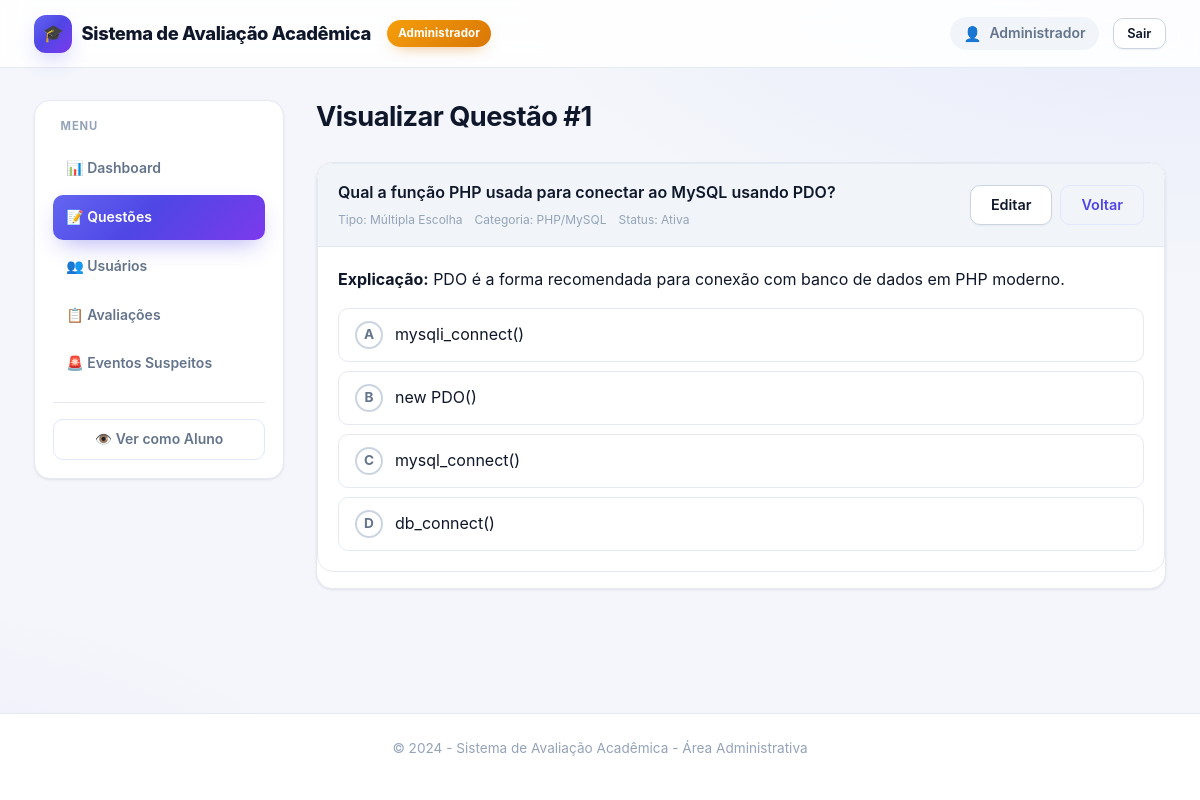
Page /admin/questoes.php?acao=ver&id=1 (signed in) on the committed database.
### tables this page shows
CREATE TABLE IF NOT EXISTS questoes (
    id INT AUTO_INCREMENT PRIMARY KEY,
    enunciado TEXT NOT NULL,
    tipo ENUM('multipla_escolha', 'verdadeiro_falso', 'dissertativa') NOT NULL DEFAULT 'multipla_escolha',
    categoria VARCHAR(100) NOT NULL,
    explicacao TEXT NULL,
    ativa TINYINT(1) NOT NULL DEFAULT 1,
    created_at TIMESTAMP DEFAULT CURRENT_TIMESTAMP,
    updated_at TIMESTAMP DEFAULT CURRENT_TIMESTAMP ON UPDATE CURRENT_TIMESTAMP
);

CREATE TABLE IF NOT EXISTS alternativas (
    id INT AUTO_INCREMENT PRIMARY KEY,
    questao_id INT NOT NULL,
    texto TEXT NOT NULL,
    correta TINYINT(1) NOT NULL DEFAULT 0,
    ordem INT NOT NULL DEFAULT 0,
    created_at TIMESTAMP DEFAULT CURRENT_TIMESTAMP,
    FOREIGN KEY (questao_id) REFERENCES questoes(id) ON DELETE CASCADE
);

### includes/config.php (called while the page is built, shortened)
<?php
function versaoEstatico(string $caminhoRelativo): string
{
    $caminho = __DIR__ . '/../' . ltrim($caminhoRelativo, '/');
    $mtime = is_file($caminho) ? filemtime($caminho) : false;
    return (string)($mtime ?: 1);
}
function e(string $dado): string
{
    return htmlspecialchars($dado, ENT_QUOTES, 'UTF-8');
}

### includes/functions.php (called while the page is built, shortened)
<?php
require_once __DIR__ . '/config.php';
function obterQuestaoComAlternativas(int $questaoId): array|false
{
    try {
        $pdo = getDbConnection();
        $stmt = $pdo->prepare("SELECT * FROM questoes WHERE id = ? AND ativa = 1");
        $stmt->execute([$questaoId]);
        $questao = $stmt->fetch();
        $stmtAlt = $pdo->prepare("SELECT id, texto, ordem FROM alternativas WHERE questao_id = ? ORDER BY ordem");
        $stmtAlt->execute([$questaoId]);
        $questao['alternativas'] = $stmtAlt->fetchAll();
        return $questao;
    } catch (Exception $e) {
        error_log("Erro ao obter questão: " . $e->getMessage());
        return false;
    }
}
function rotuloTipoQuestao(string $tipo): array
{
    $rotulos = [
        'multipla_escolha' => ['Múltipla Escolha', 'badge-info'],
        'verdadeiro_falso' => ['Verdadeiro/Falso', 'badge-warning'],
        'dissertativa' => ['Dissertativa', 'badge-primary'],
    ];
    return $rotulos[$tipo] ?? [$tipo, 'badge-secondary'];
}

### admin/questoes.php (the view, shortened to what this page needs)
<?php
require_once __DIR__ . '/../includes/config.php';
require_once __DIR__ . '/../includes/functions.php';
$acao = $_GET['acao'] ?? 'listar';
$questaoId = (int)($_GET['id'] ?? 0);
$mensagem = '';
$erro = '';
$questaoEditar = null;
if (($acao === 'editar' || $acao === 'ver') && $questaoId > 0) {
    $questaoEditar = obterQuestaoComAlternativas($questaoId);
}
$questoes = [];
?>
<!DOCTYPE html>
<html lang="pt-BR">
<head>
    <link rel="stylesheet" href="/avaliacao web/assets/css/style.css?v=<?= versaoEstatico('assets/css/style.css') ?>">
    <link rel="stylesheet" href="/avaliacao web/assets/css/admin.css?v=<?= versaoEstatico('assets/css/admin.css') ?>">
</head>
<body class="admin-page">
    <header class="admin-header">
        <div class="container header-content">
            <h1><?= e(APP_NAME) ?></h1>
            <span class="badge admin-badge">Administrador</span>
            <div class="user-info">
                <span class="user-name"><?= e($_SESSION['usuario_nome']) ?></span>
                <a href="/avaliacao web/logout.php" class="btn btn-secondary btn-sm">Sair</a>
            </div>
        </div>
    </header>
    <div class="admin-container container">
        <aside class="admin-sidebar">
            <nav class="admin-nav">
                <h3>Menu</h3>
                <ul>
                    <li><a href="/avaliacao web/admin/dashboard.php">📊 Dashboard</a></li>
                    <li><a href="/avaliacao web/admin/questoes.php" class="active">📝 Questões</a></li>
                    <li><a href="/avaliacao web/admin/usuarios.php">👥 Usuários</a></li>
                    <li><a href="/avaliacao web/admin/avaliacoes.php">📋 Avaliações</a></li>
                    <li><a href="/avaliacao web/admin/eventos.php">🚨 Eventos Suspeitos</a></li>
                </ul>
                <hr style="margin: 1rem 0; border-color: var(--border-color);">
                <li><a href="/avaliacao web/dashboard.php" class="btn btn-outline">👁️ Ver como Aluno</a></li>
            </nav>
        </aside>
        <main class="admin-main">
            <?php if ($acao === 'listar'): ?>
                <div class="admin-header-title">
                    <h2>Gerenciar Questões</h2>
                    <p>Cadastre, edite e exclua questões da avaliação</p>
                </div>
                <?php if ($mensagem): ?><div class="alert alert-success"><?= e($mensagem) ?></div><?php endif; ?>
                <?php if ($erro): ?><div class="alert alert-error"><?= e($erro) ?></div><?php endif; ?>
                <div class="admin-section">
                    <div class="section-header">
                        <h3>Questões Cadastradas (<?= count($questoes) ?>)</h3>
                        <a href="/avaliacao web/admin/questoes.php?acao=novo" class="btn btn-primary">➕ Nova Questão</a>
                    </div>
                    <div class="table-responsive">
                        <table class="admin-table">
                            <thead>
                                <tr>
                                    <th>ID</th>
                                    <th>Enunciado</th>
                                    <th>Tipo</th>
                                    <th>Categoria</th>
                                    <th>Alternativas</th>
                                    <th>Status</th>
                                    <th>Ações</th>
                                </tr>
                            </thead>
                            <tbody>
                                <?php foreach ($questoes as $q): ?>
                                    <tr>
                                        <td><?= $q['id'] ?></td>
                                        <td style="max-width: 300px;">
                                            <div style="display: -webkit-box; -webkit-line-clamp: 2; -webkit-box-orient: vertical; overflow: hidden;">
                                                <?= e(mb_substr($q['enunciado'], 0, 120)) ?><?= mb_strlen($q['enunciado']) > 120 ? '...' : '' ?>
                                            </div>
                                        </td>
                                        <?php [$rotuloTipo, $classeTipo] = rotuloTipoQuestao($q['tipo']); ?>
                                        <td>
                                            <span class="badge <?= $classeTipo ?>"><?= e($rotuloTipo) ?></span>
                                        </td>
                                        <td><?= e($q['categoria']) ?></td>
                                        <td>
                                            <?php if ($q['tipo'] === 'dissertativa'): ?>
                                                —
                                            <?php else: ?>
                                                <?= $q['total_alts'] ?> (<?= $q['corretas'] ?> correta<?= $q['corretas'] !== 1 ? 's' : '' ?>)
                                            <?php endif; ?>
                                        </td>
                                        <td>
                                            <span class="badge <?= $q['ativa'] ? 'badge-success' : 'badge-secondary' ?>">
                                                <?= $q['ativa'] ? 'Ativa' : 'Inativa' ?>
                                            </span>
                                        </td>
                                        <td>
                                            <a href="/avaliacao web/admin/questoes.php?acao=ver&id=<?= $q['id'] ?>" class="btn btn-sm btn-outline" title="Ver">👁️</a>
                                            <a href="/avaliacao web/admin/questoes.php?acao=editar&id=<?= $q['id'] ?>" class="btn btn-sm btn-secondary" title="Editar">✏️</a>
                                            <a href="/avaliacao web/admin/questoes.php?acao=excluir&id=<?= $q['id'] ?>&confirm=1"
                                               class="btn btn-sm btn-danger"
                                               onclick="return confirm('Tem certeza que deseja excluir esta questão?')"
                                               title="Excluir">🗑️</a>
                                        </td>
                                    </tr>
                                <?php endforeach; ?>
                                <?php if (empty($questoes)): ?>
                                    <tr><td colspan="7" class="text-center">Nenhuma questão cadastrada</td></tr>
                                <?php endif; ?>
                            </tbody>
                        </table>
                    </div>
                </div>
            <?php elseif ($acao === 'ver' && $questaoEditar): ?>
                <div class="admin-header-title">
                    <h2>Visualizar Questão #<?= $questaoEditar['id'] ?></h2>
                </div>
                <div class="admin-section">
                    <div class="questao-item">
                        <div class="questao-header">
                            <div class="questao-info">
                                <p class="questao-enunciado"><?= e($questaoEditar['enunciado']) ?></p>
                                <div class="questao-meta">
                                    <span>Tipo: <?= e(rotuloTipoQuestao($questaoEditar['tipo'])[0]) ?></span>
                                    <span>Categoria: <?= e($questaoEditar['categoria']) ?></span>
                                    <span>Status: <?= $questaoEditar['ativa'] ? 'Ativa' : 'Inativa' ?></span>
                                </div>
                            </div>
                            <div class="questao-actions">
                                <a href="/avaliacao web/admin/questoes.php?acao=editar&id=<?= $questaoEditar['id'] ?>" class="btn btn-secondary">Editar</a>
                                <a href="/avaliacao web/admin/questoes.php" class="btn btn-outline">Voltar</a>
                            </div>
                        </div>
                        <div class="questao-body">
                            <?php if (!empty($questaoEditar['explicacao'])): ?>
                                <p><strong>Explicação:</strong> <?= e($questaoEditar['explicacao']) ?></p>
                            <?php endif; ?>
                            <?php if ($questaoEditar['tipo'] === 'dissertativa'): ?>
                                <p style="color: var(--text-secondary); font-size: 0.9rem;">
                                    Questão dissertativa — o aluno responde por texto e a correção é manual.
                                </p>
                            <?php else: ?>
                                <div class="alternativas-list">
                                    <?php foreach ($questaoEditar['alternativas'] as $i => $alt): ?>
                                        <div class="alternativa-item <?= $alt['correta'] ? 'correta' : '' ?>">
                                            <span class="alternativa-letra-admin"><?= chr(65 + $i) ?></span>
                                            <span class="alternativa-texto-admin"><?= e($alt['texto']) ?></span>
                                        </div>
                                    <?php endforeach; ?>
                                </div>
                            <?php endif; ?>
                        </div>
                    </div>
                </div>
            <?php endif; ?>
        </main>
    </div>
    <footer class="main-footer">
        <div class="container">
            <p>&copy; 2024 - Sistema de Avaliação Acadêmica - Área Administrativa</p>
        </div>
    </footer>
</body>
</html>

### assets/css/admin.css (style rules this page uses)
.admin-container { padding-top: 2rem; padding-bottom: 3rem; display: grid; grid-template-columns: 250px 1fr; gap: 2rem; align-items: start; }
.admin-sidebar { position: sticky; top: calc(var(--header-height) + 1.5rem); height: fit-content; background: var(--bg-secondary); border: 1px solid var(--border-color); border-radius: var(--border-radius-lg); padding: 1.1rem; box-shadow: var(--shadow-sm); }
.admin-nav h3 { font-size: 0.7rem; text-transform: uppercase; letter-spacing: 0.08em; color: var(--text-muted); margin: 0 0 0.85rem; padding: 0 0.5rem; }
.admin-nav ul { list-style: none; display: flex; flex-direction: column; gap: 0.25rem; }
.admin-nav a { display: flex; align-items: center; gap: 0.75rem; padding: 0.7rem 0.85rem; border-radius: var(--border-radius); color: var(--text-secondary); font-weight: 600; font-size: 0.875rem; transition: all var(--transition); }
.admin-nav a.active { background: var(--primary-gradient); color: #fff; box-shadow: var(--shadow-primary); }
.admin-nav hr { margin: 1rem 0 !important; border: none; border-top: 1px solid var(--border-color); }
.admin-nav > li { list-style: none; margin-top: 0.5rem; }
.admin-nav > li a { justify-content: center; width: 100%; }
.admin-main { min-width: 0; }
.admin-header-title { margin-bottom: 1.75rem; }
.admin-header-title h2 { font-size: 1.7rem; margin-bottom: 0.15rem; letter-spacing: -0.02em; }
.admin-section { background: var(--bg-secondary); border: 1px solid var(--border-color); border-radius: var(--border-radius-lg); margin-bottom: 1.5rem; overflow: hidden; box-shadow: var(--shadow-sm); }
.questao-item { border: 1px solid var(--border-color); border-radius: var(--border-radius-lg); margin-bottom: 1rem; overflow: hidden; background: var(--bg-secondary); }
.questao-item .questao-header { display: flex; align-items: center; justify-content: space-between; padding: 1rem 1.25rem; background: var(--bg-tertiary); border-bottom: 1px solid var(--border-color); flex-wrap: wrap; gap: 0.75rem; }
.questao-info { flex: 1; min-width: 200px; }
.questao-item .questao-enunciado { font-weight: 600; margin: 0 0 0.3rem; }
.questao-meta { display: flex; gap: 0.75rem; font-size: 0.75rem; color: var(--text-muted); flex-wrap: wrap; }
.questao-actions { display: flex; gap: 0.5rem; }
.questao-body { padding: 1.25rem; }
.alternativas-list { display: grid; gap: 0.55rem; }
.admin-page .alternativa-item, .admin-section .alternativa-item, .admin-form .alternativa-item { display: flex; align-items: center; gap: 0.75rem; padding: 0.75rem 1rem; background: var(--bg-secondary); border: 1px solid var(--border-color); border-radius: var(--border-radius); }
.alternativa-letra-admin { width: 28px; height: 28px; border: 2px solid var(--border-strong); border-radius: 50%; display: grid; place-items: center; font-weight: 700; font-size: 0.85rem; color: var(--text-secondary); flex-shrink: 0; }
.alternativa-texto-admin { flex: 1; }

### rows in the picture
questoes: id "1", enunciado "Qual a função PHP usada para conectar ao MySQL usando PDO?", tipo "Múltipla Escolha", categoria "PHP/MySQL", explicacao "PDO é a forma recomendada para conexão com banco de dados em PHP moderno."
alternativas: i "A", texto "mysqli_connect()"
alternativas: i "B", texto "new PDO()"
alternativas: i "C", texto "mysql_connect()"
alternativas: i "D", texto "db_connect()"

### other values in the picture
APP_NAME "Sistema de Avaliação Acadêmica"
$_SESSION['usuario_nome'] "Administrador"
